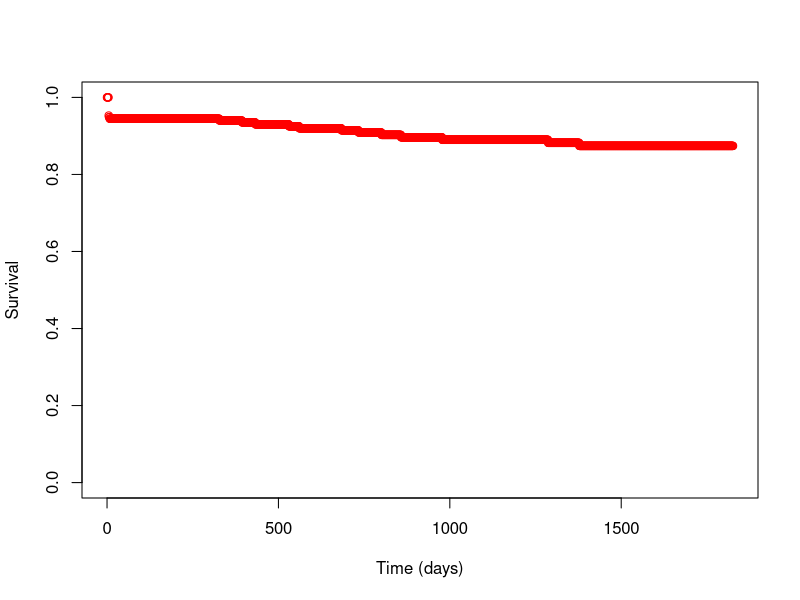

Reproduce this figure in R.
#work for kidney deacesed donor post tx graft survival #

## Set work area/libname ##
# setwd("F:\\Shared\\Organ Utilisation\\Winton Centre\\Kidney CR\\R work")

## Import data ##
survdata <- read.csv("surv.csv",fileEncoding = 'UTF-8-BOM')
param <- read.csv("params.csv",fileEncoding = 'UTF-8-BOM')
attach(survdata)
attach(param)

## Check data ##
head(survdata)
head(param)


## Adjusted capH will be - log(tx_surv) * exp(XB) ##

adjcox <- function(cent = "Belfast", rage = 3, wait = 1, diabetes = 1, graft = 1, dage = 4, dbmi = 1, dhtn =2, hla = 1) {
  
  ## Calculate individual xbeta terms ##
  
  #Recipient age at transplant #
  if(rage == 1){xbeta_rage = rage_1}
  if(rage == 2){xbeta_rage = rage_2}
  if(rage == 3){xbeta_rage = rage_3}
  if(rage == 4){xbeta_rage = rage_4}
  if(rage == 5){xbeta_rage = rage_5}
  if(rage == 6){xbeta_rage = rage_6}
  
  #Wait time #
  if(wait == 1){xbeta_wait = wait_1}
  if(wait == 2){xbeta_wait = wait_2}
  if(wait == 3){xbeta_wait = wait_3}
  if(wait == 4){xbeta_wait = wait_4}
  if(wait == 5){xbeta_wait = wait_5}
  
  #Diabetes #
   if(diabetes == 0){xbeta_diabetes = diabetes_0}
  if(diabetes == 1){xbeta_diabetes = diabetes_1}
  
  #Graft #
  if(graft == 1){xbeta_graft = graft_1}
  if(graft == 2){xbeta_graft = graft_2}
 
  #Donor age#
  if(dage == 1){xbeta_dage = dage_1}
  if(dage == 2){xbeta_dage = dage_2}
  if(dage == 3){xbeta_dage = dage_3}
  if(dage == 4){xbeta_dage = dage_4}
  if(dage == 5){xbeta_dage = dage_5}
  if(dage == 6){xbeta_dage = dage_6}
  
  #Donor BMI#
  if(dbmi == 1){xbeta_dbmi = dbmi_1}
  if(dbmi == 2){xbeta_dbmi = dbmi_2}
  if(dbmi == 3){xbeta_dbmi = dbmi_3}
  
  #Donor htn#
  if(dhtn == 1){xbeta_dhtn = dhtn_1}
  if(dhtn == 2){xbeta_dhtn = dhtn_2}
  
  #HLA MM#
  if(hla == 1){xbeta_hla = hla_1}
  if(hla == 2){xbeta_hla = hla_2}
  if(hla == 3){xbeta_hla = hla_3}
  if(hla == 4){xbeta_hla = hla_4}
  
  
  ## Total xbetas ##
  xbeta <- sum(xbeta_rage, xbeta_wait, xbeta_graft, xbeta_diabetes, xbeta_dage, xbeta_dbmi, xbeta_dhtn, xbeta_hla)
  
  
  ## Calculate cumulative hazard for each term ##
  adjsurv <- surv ** (exp(xbeta))
  
  basehaz <- data.frame(survdata, adjsurv)
  
  #Restrict to centre #
  centre <- basehaz[rec_unit==cent,]
  
  #Set up for 1 row per every day #
  days <- numeric(length = 1827)
  days <- 0:1826
  
  adjsurv2 <- numeric(length = 1827)
  
  secondday <- centre$time[2]
  secondday
  
  ## delete second entry for day 0 - S(0) needs to start at 1 - only if second time entry is 0 ##
  
  if(secondday == 0){centre <- centre[-c(2),]}
  
  ## set up new dataset for day 0- 1826 - make sure there are data points for every day ##
  
  smoothed_cent <- data.frame(days)
  smoothed_cent$adjsurv <- adjsurv2
  
  
  ## impute values from newc ##
  j<-1
  for (i in 1:1827){
    if (smoothed_cent$days[i] == centre$time[j] )
    {  smoothed_cent$adjsurv[i] <- centre$adjsurv[j]
    j <- j + 1}
    else {smoothed_cent$adjsurv[i] <- centre$adjsurv[j-1]
    }
  }
  
  
  return(smoothed_cent)
  
  
}

test <- adjcox (cent = "Belfast", rage = 3, wait = 1, diabetes = 1, graft = 1, dage = 4, dbmi = 1, dhtn =2, hla = 1 )

#Plotting the output #
plot(y = test$adjsurv, x = test$days, ylab = "Survival", xlab = "Time (days)", ylim = c(0, 1), col = "red")

